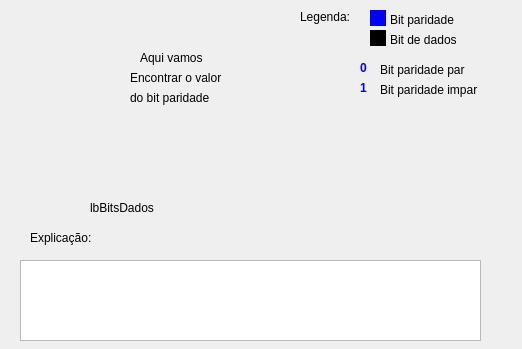
<?xml version="1.0" encoding="UTF-8"?>
<ui version="4.0">
 <class>ParSimplesForm</class>
 <widget class="QWidget" name="ParSimplesForm">
  <property name="geometry">
   <rect>
    <x>0</x>
    <y>0</y>
    <width>522</width>
    <height>349</height>
   </rect>
  </property>
  <property name="minimumSize">
   <size>
    <width>522</width>
    <height>266</height>
   </size>
  </property>
  <property name="maximumSize">
   <size>
    <width>522</width>
    <height>349</height>
   </size>
  </property>
  <property name="windowTitle">
   <string>Paridade</string>
  </property>
  <widget class="QTextEdit" name="tf_Informacoes">
   <property name="geometry">
    <rect>
     <x>20</x>
     <y>260</y>
     <width>461</width>
     <height>81</height>
    </rect>
   </property>
   <property name="textInteractionFlags">
    <set>Qt::NoTextInteraction</set>
   </property>
  </widget>
  <widget class="QLabel" name="label">
   <property name="geometry">
    <rect>
     <x>380</x>
     <y>80</y>
     <width>131</width>
     <height>20</height>
    </rect>
   </property>
   <property name="text">
    <string>Bit paridade impar</string>
   </property>
  </widget>
  <widget class="QLabel" name="label_2">
   <property name="geometry">
    <rect>
     <x>380</x>
     <y>60</y>
     <width>131</width>
     <height>20</height>
    </rect>
   </property>
   <property name="text">
    <string>Bit paridade par</string>
   </property>
  </widget>
  <widget class="QLabel" name="label_3">
   <property name="geometry">
    <rect>
     <x>360</x>
     <y>60</y>
     <width>16</width>
     <height>16</height>
    </rect>
   </property>
   <property name="styleSheet">
    <string notr="true">font:bold; color:blue;
</string>
   </property>
   <property name="text">
    <string>0</string>
   </property>
  </widget>
  <widget class="QLabel" name="label_4">
   <property name="geometry">
    <rect>
     <x>360</x>
     <y>80</y>
     <width>16</width>
     <height>16</height>
    </rect>
   </property>
   <property name="styleSheet">
    <string notr="true">font: bold;
color:blue;
</string>
   </property>
   <property name="text">
    <string>1</string>
   </property>
  </widget>
  <widget class="QLabel" name="lbBitsDados">
   <property name="geometry">
    <rect>
     <x>90</x>
     <y>200</y>
     <width>381</width>
     <height>16</height>
    </rect>
   </property>
   <property name="minimumSize">
    <size>
     <width>381</width>
     <height>16</height>
    </size>
   </property>
   <property name="maximumSize">
    <size>
     <width>381</width>
     <height>16</height>
    </size>
   </property>
   <property name="styleSheet">
    <string notr="true">font: 12pt &quot;Sans Serif&quot;;</string>
   </property>
   <property name="text">
    <string>lbBitsDados</string>
   </property>
  </widget>
  <widget class="QLabel" name="label_5">
   <property name="geometry">
    <rect>
     <x>300</x>
     <y>10</y>
     <width>59</width>
     <height>14</height>
    </rect>
   </property>
   <property name="text">
    <string>Legenda:</string>
   </property>
  </widget>
  <widget class="QLabel" name="label_6">
   <property name="geometry">
    <rect>
     <x>370</x>
     <y>10</y>
     <width>21</width>
     <height>16</height>
    </rect>
   </property>
   <property name="autoFillBackground">
    <bool>false</bool>
   </property>
   <property name="text">
    <string/>
   </property>
  </widget>
  <widget class="QLabel" name="label_13">
   <property name="geometry">
    <rect>
     <x>370</x>
     <y>10</y>
     <width>16</width>
     <height>16</height>
    </rect>
   </property>
   <property name="styleSheet">
    <string notr="true">background: rgb(0, 0, 255)</string>
   </property>
   <property name="text">
    <string/>
   </property>
  </widget>
  <widget class="QLabel" name="label_7">
   <property name="geometry">
    <rect>
     <x>390</x>
     <y>10</y>
     <width>131</width>
     <height>20</height>
    </rect>
   </property>
   <property name="text">
    <string>Bit paridade</string>
   </property>
  </widget>
  <widget class="QLabel" name="label_14">
   <property name="geometry">
    <rect>
     <x>370</x>
     <y>30</y>
     <width>16</width>
     <height>16</height>
    </rect>
   </property>
   <property name="styleSheet">
    <string notr="true">background: rgb(0, 0, 0)</string>
   </property>
   <property name="text">
    <string/>
   </property>
  </widget>
  <widget class="QLabel" name="label_8">
   <property name="geometry">
    <rect>
     <x>390</x>
     <y>30</y>
     <width>131</width>
     <height>20</height>
    </rect>
   </property>
   <property name="text">
    <string>Bit de dados</string>
   </property>
  </widget>
  <widget class="QLabel" name="label_9">
   <property name="geometry">
    <rect>
     <x>0</x>
     <y>90</y>
     <width>181</width>
     <height>111</height>
    </rect>
   </property>
   <property name="text">
    <string/>
   </property>
   <property name="pixmap">
    <pixmap>../../../../Pictures/teste/dog.png</pixmap>
   </property>
  </widget>
  <widget class="QLabel" name="label_10">
   <property name="geometry">
    <rect>
     <x>110</x>
     <y>10</y>
     <width>171</width>
     <height>131</height>
    </rect>
   </property>
   <property name="text">
    <string/>
   </property>
   <property name="pixmap">
    <pixmap>../../../../Pictures/teste/9994-200.png</pixmap>
   </property>
  </widget>
  <widget class="QLabel" name="label_11">
   <property name="geometry">
    <rect>
     <x>140</x>
     <y>50</y>
     <width>81</width>
     <height>16</height>
    </rect>
   </property>
   <property name="text">
    <string>Aqui vamos</string>
   </property>
  </widget>
  <widget class="QLabel" name="label_12">
   <property name="geometry">
    <rect>
     <x>130</x>
     <y>70</y>
     <width>111</width>
     <height>16</height>
    </rect>
   </property>
   <property name="text">
    <string>Encontrar o valor</string>
   </property>
  </widget>
  <widget class="QLabel" name="label_15">
   <property name="geometry">
    <rect>
     <x>130</x>
     <y>90</y>
     <width>91</width>
     <height>16</height>
    </rect>
   </property>
   <property name="text">
    <string>do bit paridade</string>
   </property>
  </widget>
  <widget class="QLabel" name="label_17">
   <property name="geometry">
    <rect>
     <x>30</x>
     <y>230</y>
     <width>111</width>
     <height>16</height>
    </rect>
   </property>
   <property name="styleSheet">
    <string notr="true">font: italic 12pt &quot;Sans Serif&quot;;</string>
   </property>
   <property name="text">
    <string>Explicação:</string>
   </property>
  </widget>
 </widget>
 <resources/>
 <connections/>
</ui>
